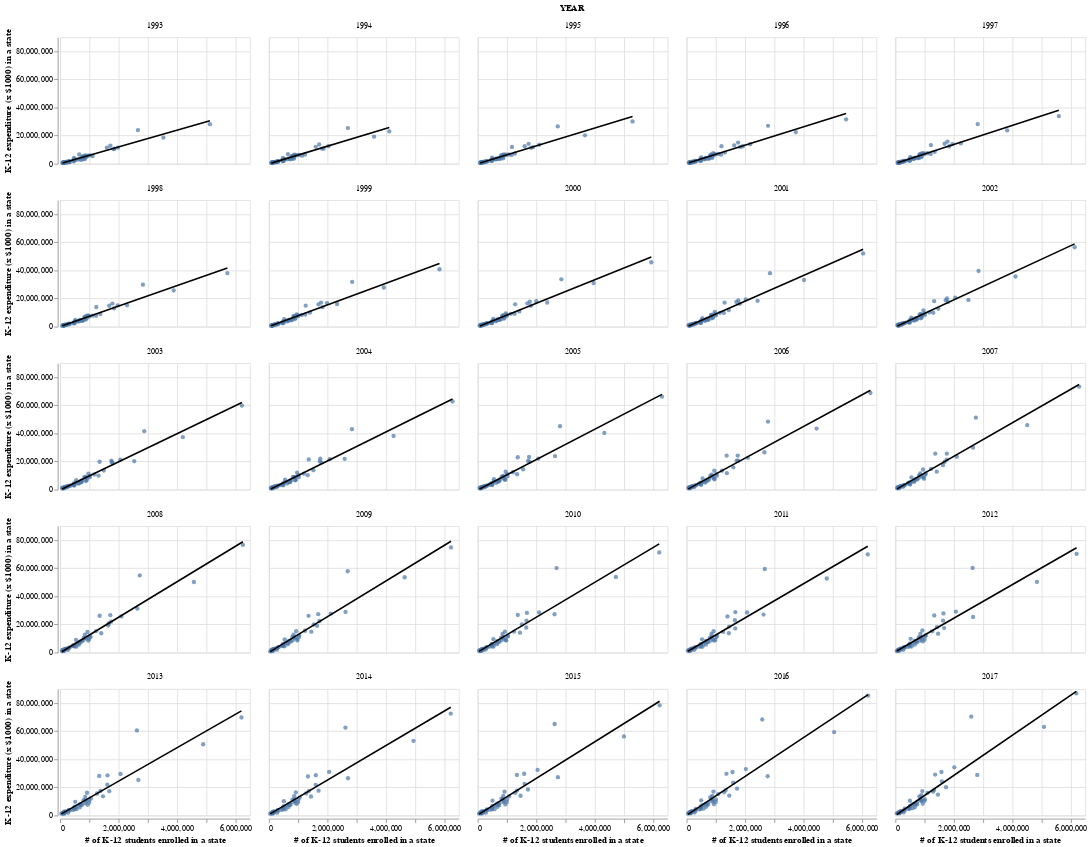

Notebook source saved alongside this figure:
### Markdown cell above
### 10. Visualization H

The last visualization we'll look at in this report shows each state's total K-12 education expenditure plotted against the state's total K-12 enrollment, displayed for each year in a [faceted](https://lost-stats.github.io/Presentation/Figures/faceted_graphs.html) graph. If you hover the mouse over the plotted points, the state name will appear along with that state's average 4th and 8th grade NAEP reading and math scores for that year (if they are available).

There is a black regression line going through the points for each year. This regression line represents that year's expected total K-12 education expenditure for a given number of students. We can think of this line as representing the average K-12 education spending for a state of certain K-12 population size. Note that if a state is above the line, then that state's expenditure per student is above average for that year. If a state is below the line, then that state's expenditure per student is below average for that year.

### Code cell
base = alt.Chart(states_naep_merged)

point_graph = base.mark_circle().encode(
    x = alt.X('ENROLL:Q', title='# of K-12 students enrolled in a state'),
    y = alt.Y('TOTAL_EXPENDITURE:Q', title='K-12 expenditure (x $1000) in a state'),
    tooltip=['STATE', 'AVG_SCORE_4_Mathematics', 'AVG_SCORE_8_Mathematics', 'AVG_SCORE_4_Reading', 'AVG_SCORE_8_Reading']
).properties(
   width=240,
   height=160)

graph = point_graph + point_graph.transform_regression('ENROLL', 'TOTAL_EXPENDITURE').mark_line(color='black')

(graph).facet('YEAR', columns=5)

### Figure 1 — Vega-Lite specification as saved in the notebook (floating-point values rounded to 4 significant figures; data arrays with more than 128 entries replaced by an {"elided": "..."} marker saying what was removed)
{"config": {"view": {"continuousWidth": 400, "continuousHeight": 300}}, "data": {"name": "data-6c4de7a422aa064465ff756cd7b0f938"}, "facet": {"field": "YEAR", "type": "quantitative"}, "spec": {"layer": [{"mark": "circle", "encoding": {"tooltip": [{"field": "STATE", "type": "nominal"}, {"field": "AVG_SCORE_4_Mathematics", "type": "nominal"}, {"field": "AVG_SCORE_8_Mathematics", "type": "nominal"}, {"field": "AVG_SCORE_4_Reading", "type": "nominal"}, {"field": "AVG_SCORE_8_Reading", "type": "nominal"}], "x": {"field": "ENROLL", "title": "# of K-12 students enrolled in a state", "type": "quantitative"}, "y": {"field": "TOTAL_EXPENDITURE", "title": "K-12 expenditure (x $1000) in a state", "type": "quantitative"}}, "height": 160, "width": 240}, {"mark": {"type": "line", "color": "black"}, "encoding": {"tooltip": [{"field": "STATE", "type": "nominal"}, {"field": "AVG_SCORE_4_Mathematics", "type": "nominal"}, {"field": "AVG_SCORE_8_Mathematics", "type": "nominal"}, {"field": "AVG_SCORE_4_Reading", "type": "nominal"}, {"field": "AVG_SCORE_8_Reading", "type": "nominal"}], "x": {"field": "ENROLL", "title": "# of K-12 students enrolled in a state", "type": "quantitative"}, "y": {"field": "TOTAL_EXPENDITURE", "title": "K-12 expenditure (x $1000) in a state", "type": "quantitative"}}, "height": 160, "transform": [{"on": "ENROLL", "regression": "TOTAL_EXPENDITURE"}], "width": 240}]}, "columns": 5, "$schema": "https://vega.github.io/schema/vega-lite/v4.17.0.json", "datasets": {"data-6c4de7a422aa064465ff756cd7b0f938": {"elided": "1275 records"}}}
